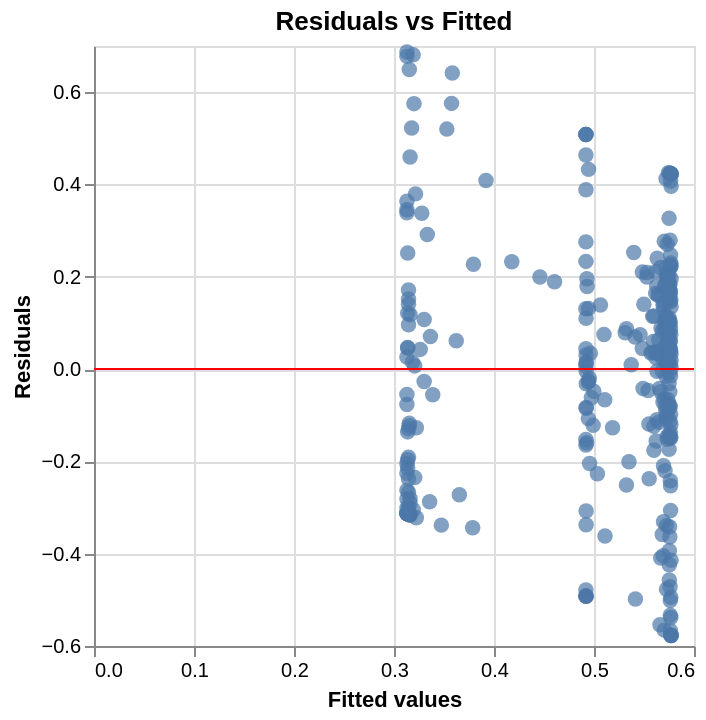

Write notebook code for a chart like this one.
### Code cell
# Residuals vs Fitted plot
resid_plot = alt.Chart(df1).mark_circle(size=60).encode(
    x=alt.X("fitted:Q", title="Fitted values"),
    y=alt.Y("residuals:Q", title="Residuals"),
    tooltip=["fitted", "residuals"]
).properties(
    title="Residuals vs Fitted"
)

# Add horizontal line at y = 0
zero_line = alt.Chart(pd.DataFrame({"y": [0]})).mark_rule(color="red").encode(
    y="y:Q"
)

resid_plot + zero_line

### Figure 1 — Vega-Lite specification as saved in the notebook (floating-point values rounded to 4 significant figures; data arrays with more than 128 entries replaced by an {"elided": "..."} marker saying what was removed)
{"config": {"view": {"continuousWidth": 300, "continuousHeight": 300}}, "layer": [{"data": {"name": "data-e0b1eed2b71035ec3f12adb78aeed739"}, "mark": {"type": "circle", "size": 60}, "encoding": {"tooltip": [{"field": "fitted", "type": "quantitative"}, {"field": "residuals", "type": "quantitative"}], "x": {"field": "fitted", "title": "Fitted values", "type": "quantitative"}, "y": {"field": "residuals", "title": "Residuals", "type": "quantitative"}}, "title": "Residuals vs Fitted"}, {"data": {"name": "data-06fd9f850666401b4599de5588b60692"}, "mark": {"type": "rule", "color": "red"}, "encoding": {"y": {"field": "y", "type": "quantitative"}}}], "$schema": "https://vega.github.io/schema/vega-lite/v5.16.3.json", "datasets": {"data-e0b1eed2b71035ec3f12adb78aeed739": {"elided": "349 records"}, "data-06fd9f850666401b4599de5588b60692": [{"y": 0}]}}
